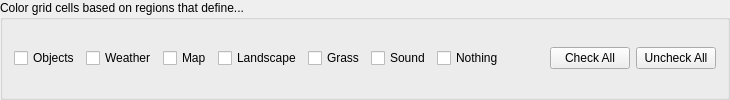
      <widget class="QGroupBox" name="gridFilters">
       <property name="title">
        <string>Color grid cells based on regions that define...</string>
       </property>
       <layout class="QHBoxLayout" name="horizontalLayout_2">
        <item>
         <widget class="QCheckBox" name="gridFilterObjects">
          <property name="text">
           <string>Objects</string>
          </property>
         </widget>
        </item>
        <item>
         <widget class="QCheckBox" name="gridFilterWeather">
          <property name="text">
           <string>Weather</string>
          </property>
         </widget>
        </item>
        <item>
         <widget class="QCheckBox" name="gridFilterMap">
          <property name="text">
           <string>Map</string>
          </property>
         </widget>
        </item>
        <item>
         <widget class="QCheckBox" name="gridFilterLand">
          <property name="text">
           <string>Landscape</string>
          </property>
         </widget>
        </item>
        <item>
         <widget class="QCheckBox" name="gridFilterGrass">
          <property name="text">
           <string>Grass</string>
          </property>
         </widget>
        </item>
        <item>
         <widget class="QCheckBox" name="gridFilterSound">
          <property name="text">
           <string>Sound</string>
          </property>
         </widget>
        </item>
        <item>
         <widget class="QCheckBox" name="gridFilterNothing">
          <property name="text">
           <string>Nothing</string>
          </property>
         </widget>
        </item>
        <item>
         <spacer name="horizontalSpacer">
          <property name="orientation">
           <enum>Qt::Horizontal</enum>
          </property>
          <property name="sizeHint" stdset="0">
           <size>
            <width>40</width>
            <height>20</height>
           </size>
          </property>
         </spacer>
        </item>
        <item>
         <widget class="QPushButton" name="buttonCheckAllGridFilters">
          <property name="text">
           <string>Check All</string>
          </property>
         </widget>
        </item>
        <item>
         <widget class="QPushButton" name="buttonUncheckAllGridFilters">
          <property name="text">
           <string>Uncheck All</string>
          </property>
         </widget>
        </item>
       </layout>
      </widget>
